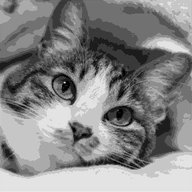
#> input picture 02/imgs/out/cat_3x3.pgm, 192 x 192 px, shrunk from 768 x 768 before the run, given in place of cat_3x3.pgm.pgm, which was not available
$ python lab02.py imgs/out/cat_3x3.pgm
#> lines starting #> are read from the running program, lines starting #| are printed output that depends on the picture; after the words box and inside, x2 and y2 are one past the last pixel; in counts of white or black regions, pixels touching at a corner belong together; pictures that were not available may be replaced by others from this repository, and a replacement may not be noted
# coding: utf-8
import argparse
import os

import cv2 as cv
import numpy as np

from hilbertcurve import HilbertCurve


def load_image(path):
    """
    loads the pixel matrix that represents the image stored in `path`
    :param path: the file path to the image
    :return: the np array representing that image
    """
#> called with path = './imgs/in/imgs/out/cat_3x3.pgm.pgm'
    return cv.imread(path, 0)
#> returned value is the input picture: shape (192, 192); min 0, max 239, mean 134


def normalize_img(img, min, max):
    norm_img = np.zeros(np.shape(img))
    norm_img = cv.normalize(img, norm_img, min, max, cv.NORM_MINMAX)
    return norm_img


def save_img(img, name):
    cv.imwrite("./imgs/out/{}.pgm".format(name), img)


WHITE = 0
BLACK = 255

dithering_matrix = np.array([[6, 8, 4],
                             [1, 0, 3],
                             [5, 2, 7]])

bayer2 = np.array([[0, 2], [3, 1]])

bayer4 = np.array([[0, 12, 3, 15],
                   [8, 4, 11, 7],
                   [2, 14, 1, 13],
                   [10, 6, 9, 5]])

bayer8 = np.array([[0, 48, 12, 60, 3, 51, 15, 63],
                   [32, 16, 44, 28, 35, 19, 47, 31],
                   [8, 56, 4, 52, 11, 59, 7, 55],
                   [40, 24, 36, 20, 43, 27, 39, 23],
                   [2, 50, 14, 62, 1, 49, 13, 61],
                   [34, 18, 46, 30, 33, 17, 45, 29],
                   [10, 58, 6, 54, 9, 57, 5, 53],
                   [42, 26, 38, 22, 41, 25, 37, 21]])

clusterdot4 = np.array([[12, 5, 6, 13],
                        [4, 0, 1, 7],
                        [11, 3, 2, 8],
                        [15, 10, 9, 14],
                        ])

clusterdot8 = np.array([[24, 10, 12, 26, 35, 47, 49, 37],
                        [8, 0, 2, 14, 45, 59, 61, 51],
                        [22, 6, 4, 16, 43, 57, 63, 53],
                        [30, 20, 18, 28, 33, 41, 55, 39],
                        [34, 46, 48, 36, 25, 11, 13, 27],
                        [44, 58, 60, 50, 9, 1, 3, 15],
                        [42, 56, 62, 52, 23, 7, 5, 17],
                        [32, 40, 54, 38, 31, 21, 19, 29]])


def dither(img, dither_mask):
    img_height, img_width = img.shape
    mask_height, mask_width = dither_mask.shape
    dithered_img = np.ones((img_height * mask_height, img_width * mask_width)) * WHITE
    normalized_img = normalize_img(img, 0, mask_height * mask_width).astype(int)
    for y in range(img_height):
        for x in range(img_width):
            pixel_value = normalized_img[y, x]
            # get indexes that should be black
            relative_y, relative_x = np.where(dither_mask < pixel_value)
            # calculate new pixels position in the resulting image
            dither_idx_x, dither_idx_y = x * mask_width, y * mask_height
            relative_x += dither_idx_x
            relative_y += dither_idx_y
            # paint black pixels
            dithered_img[(relative_y, relative_x)] = BLACK
    return dithered_img


def floyd_steinberg_unidirectional(img):
    img_height, img_width = img.shape
    dithered_img = np.copy(img)
    for y in range(img_height):
        for x in range(img_width):
            pixel_value = dithered_img[y, x]
            new_value = BLACK if pixel_value > 127 else WHITE
            dithered_img[y, x] = new_value
            error = pixel_value - new_value
            if x < img_width - 1:
                dithered_img[y, x + 1] += round(error * 7 / 16)
            if x > 0 and y < img_height - 1:
                dithered_img[y + 1, x - 1] += round(error * 3 / 16)
            if y < img_height - 1:
                dithered_img[y + 1, x] += round(error * 5 / 16)
            if x < img_width - 1 and y < img_height - 1:
                dithered_img[y + 1, x + 1] += round(error * 1 / 16)
    dithered_img[np.where(dithered_img < WHITE)] = WHITE  # remove all negative values
    dithered_img[np.where(dithered_img > BLACK)] = BLACK  # remove all values up our limit

    return dithered_img


def floyd_steinberg_alternate(img):
    img_height, img_width = img.shape
    dithered_img = np.copy(img)
    for y in range(img_height):
        for x in range(img_width):
            if y % 2 == 0:  # >
                pixel_value = dithered_img[y, x]
                new_value = BLACK if pixel_value > 127 else WHITE
                dithered_img[y, x] = new_value
                error = pixel_value - new_value
                if x < img_width - 1:
                    dithered_img[y, x + 1] += round(error * 7 / 16)
                if x > 0 and y < img_height - 1:
                    dithered_img[y + 1, x - 1] += round(error * 3 / 16)
                if y < img_height - 1:
                    dithered_img[y + 1, x] += round(error * 5 / 16)
                if x < img_width - 1 and y < img_height - 1:
                    dithered_img[y + 1, x + 1] += round(error * 1 / 16)
            else:  # <
                new_x = img_width - 1 - x
                pixel_value = dithered_img[y, new_x]
                new_value = BLACK if pixel_value > 127 else WHITE
                dithered_img[y, new_x] = new_value
                error = pixel_value - new_value
                if new_x > 0:
                    dithered_img[y, new_x - 1] += round(error * 7 / 16)
                if new_x > 0 and y < img_height - 1:
                    dithered_img[y + 1, new_x - 1] += round(error * 1 / 16)
                if y < img_height - 1:
                    dithered_img[y + 1, new_x] += round(error * 5 / 16)
                if new_x < img_width - 1 and y < img_height - 1:
                    dithered_img[y + 1, new_x + 1] += round(error * 3 / 16)
    dithered_img[np.where(dithered_img < WHITE)] = WHITE  # remove all negative values
    dithered_img[np.where(dithered_img > BLACK)] = BLACK  # remove all values up our limit

    return dithered_img


def floyd_steinberg_hilbert_curve(img):
    img_height, img_width = img.shape
    dithered_img = np.copy(img)
    curve = HilbertCurve(np.ceil(np.log2(img_height)).astype(int), 2)
    already_visited = np.zeros(img.shape)
    last_x, x = 0, 0
    last_y, y = 0, 0
    for i in range(curve.max_h):
        last_x = x  # use last pixel position to determine if we're going up, down, left or right to propagate the error to the right neighbors
        last_y = y
        y, x = curve.coordinates_from_distance(i)
        y = img_height - 1 - y
        if not (-1 < x < img_width and -1 < y < img_height):
            # check image bounds, if current pixel is out of image, do nothing and go to next pixel
            # the image is probably not a square, or its dimensions are not 2^n
            continue
        pixel_value = dithered_img[y, x]
        already_visited[y, x] = 1.
        new_value = BLACK if pixel_value > 127 else WHITE
        dithered_img[y, x] = new_value
        error = pixel_value - new_value
        up, down, left, right = y - 1, y + 1, x - 1, x + 1
        up_left, up_right, down_left, down_right = (up, left), (up, right), (down, left), (down, right)
        if last_x <= x:  # going right
            if x < img_width - 1 and already_visited[y, right] == 0.:
                dithered_img[y, right] += round(error * 7 / 16)
            if last_y < y:  # going down
                if x > 0 and y < img_height - 1 and already_visited[down_left] == 0.:
                    dithered_img[down_left] += round(error * 3 / 16)
                if y < img_height - 1 and already_visited[down, x] == 0.:
                    dithered_img[down, x] += round(error * 5 / 16)
                if x < img_width - 1 and y < img_height - 1 and already_visited[down_right] == 0.:
                    dithered_img[down_right] += round(error * 1 / 16)
            else:  # going up
                if x > 0 and y > 0 and already_visited[up_left] == 0.:
                    dithered_img[up_left] += round(error * 3 / 16)
                if y > 0 and already_visited[up, x] == 0.:
                    dithered_img[up, x] += round(error * 5 / 16)
                if x < img_width - 1 and y > 0 and already_visited[up_right] == 0.:
                    dithered_img[up_right] += round(error * 1 / 16)
        else:  # going left
            if x > 0 and already_visited[y, left] == 0.:
                dithered_img[y, left] += round(error * 7 / 16)
            if last_y < y:  # going down
                if x < img_width - 1 and y < img_height - 1 and already_visited[down_right] == 0.:
                    dithered_img[down_right] += round(error * 3 / 16)
                if y < img_height - 1 and already_visited[down, x] == 0.:
                    dithered_img[down, x] += round(error * 5 / 16)
                if x > 0 and y < img_height - 1 and already_visited[down_left] == 0.:
                    dithered_img[down_left] += round(error * 1 / 16)
            else:  # going up
                if x < img_width - 1 and y > 0 and already_visited[up_right] == 0.:
                    dithered_img[up_right] += round(error * 3 / 16)
                if y > 0 and already_visited[up, x] == 0.:
                    dithered_img[up, x] += round(error * 5 / 16)
                if x > 0 and y > 0 and already_visited[up_left] == 0.:
                    dithered_img[up_left] += round(error * 1 / 16)
    # for some reason, this Hilbert Curve impl. don't visit the last position
    dithered_img[0, 0] = BLACK if dithered_img[0, 0] > dithered_img[0, 0] else WHITE
    dithered_img[np.where(dithered_img < WHITE)] = WHITE  # remove all negative values
    dithered_img[np.where(dithered_img > BLACK)] = BLACK  # remove all values up our limit

    return dithered_img


def do_all(img):
    result = {"3x3": dither(img, dithering_matrix),
              "bayer2": dither(img, bayer2),
              "bayer4": dither(img, bayer4),
              "bayer8": dither(img, bayer8),
              "cluster_dot4": dither(img, clusterdot4),
              "cluster_dot8": dither(img, clusterdot8),
              "fs_uni": floyd_steinberg_unidirectional(img),
              "fs_alt": floyd_steinberg_alternate(img),
              "fs_hil": floyd_steinberg_hilbert_curve(img)}
#> after the loop in dither, `for y in range(img_height):`:
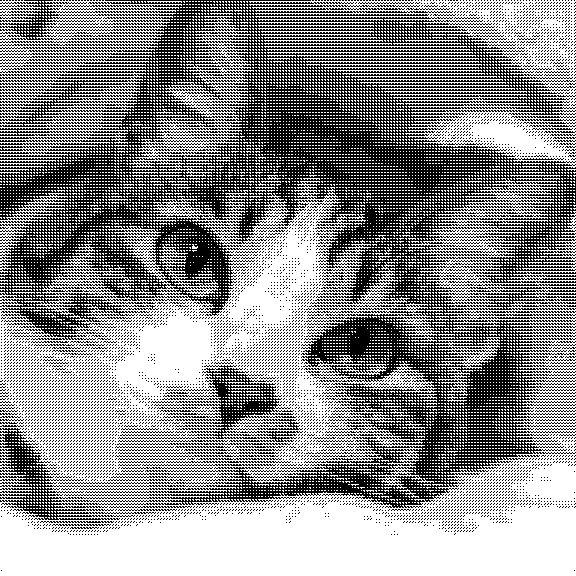
#> dithered_img: shape (576, 576) float64; 55.3% white; black in thin lines or dots
#> call 2 of normalize_img, with min = 0, max = 4
#> in normalize_img (call 2), `norm_img = cv.normalize(img, norm_img, min, max, cv.NORM_MINMAX)`:
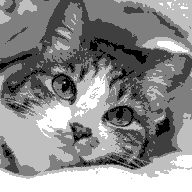
#> norm_img: shape (192, 192); min 0, max 4, mean 2.2; drawn with min black and max white
#> in dither (call 2), `normalized_img = normalize_img(img, 0, mask_height * mask_width).astyp..`:
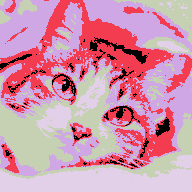
#> normalized_img: shape (192, 192) int64; 5 distinct labels, from 0 to 4; one colour per label, 0 black
#> after the loop in dither (call 2), `for y in range(img_height):`: dithered_img: shape (384, 384) float64; 55% white; black in thin lines or dots
#> after the loop in dither (call 3), `for y in range(img_height):`: dithered_img: shape (768, 768) float64; 56.1% white; black in thin lines or dots
#> call 4 of normalize_img, with min = 0, max = 64
#> in normalize_img (call 4), `norm_img = cv.normalize(img, norm_img, min, max, cv.NORM_MINMAX)`:
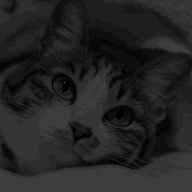
#> norm_img: shape (192, 192); min 0, max 64, mean 35.9
#> after the loop in dither (call 4), `for y in range(img_height):`: dithered_img: shape (1536, 1536) float64; 56.1% white; black in thin lines or dots
#> after the loop in dither (call 5), `for y in range(img_height):`:
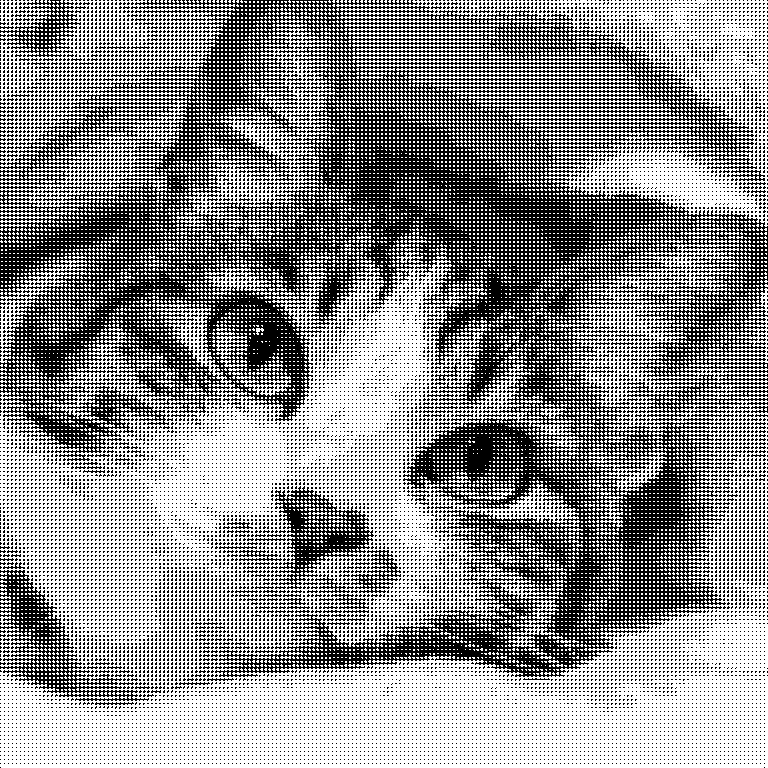
#> dithered_img: shape (768, 768) float64; 56.1% white; black in thin lines or dots
#> after the loop in dither (call 6), `for y in range(img_height):`: dithered_img: shape (1536, 1536) float64; 56.1% white; 35073 black regions (34957 under 20 px), largest, box (x1, y1, x2, y2) and area: (0, 0, 1536, 1360) 746468, (0, 1124, 272, 1404) 18763, (548, 972, 748, 1180) 15408
#> in floyd_steinberg_unidirectional, `img_height, img_width = img.shape`: img_height = 192
#> after the loop in floyd_steinberg_unidirectional, `for y in range(img_height):`:
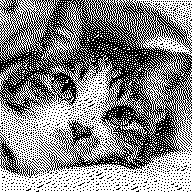
#> dithered_img: shape (192, 192); 52.5% white; black in thin lines or dots
#> after the loop in floyd_steinberg_alternate, `for y in range(img_height):`:
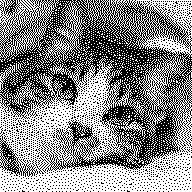
#> dithered_img: shape (192, 192); 52.7% white; black in thin lines or dots
    return result


if __name__ == '__main__':
    parser = argparse.ArgumentParser(description="Some dithering algorithms implementations")
    parser.add_argument("name", metavar="IMAGE_NAME",
                        help="image file name (which must be inside the './imgs/in' folder, should not include the file extension")
    parser.add_argument("--out",
                        help="output image file prefix (which will be saved in the './imgs/out' folder, should not include the file extension")
    parser.add_argument("--alg", choices=["simple3", "bayer2", "bayer4", "bayer8", "cluster_dot8", "fs_uni", "fs_alt", "fs_hil", "all"],
                        default="all",
                        help="algorithm to execute. Defaults to 'all'")

    try:
        args = parser.parse_args()
    except:
        parser.print_help()
        exit(-1)

    if not os.path.exists("./imgs/out"):
        os.makedirs("./imgs/out")

    if not args.out:
        args.out = args.name

    image = load_image("./imgs/in/{}.pgm".format(args.name))

#> (the run stopped early here; a loop or call above may not have finished)
